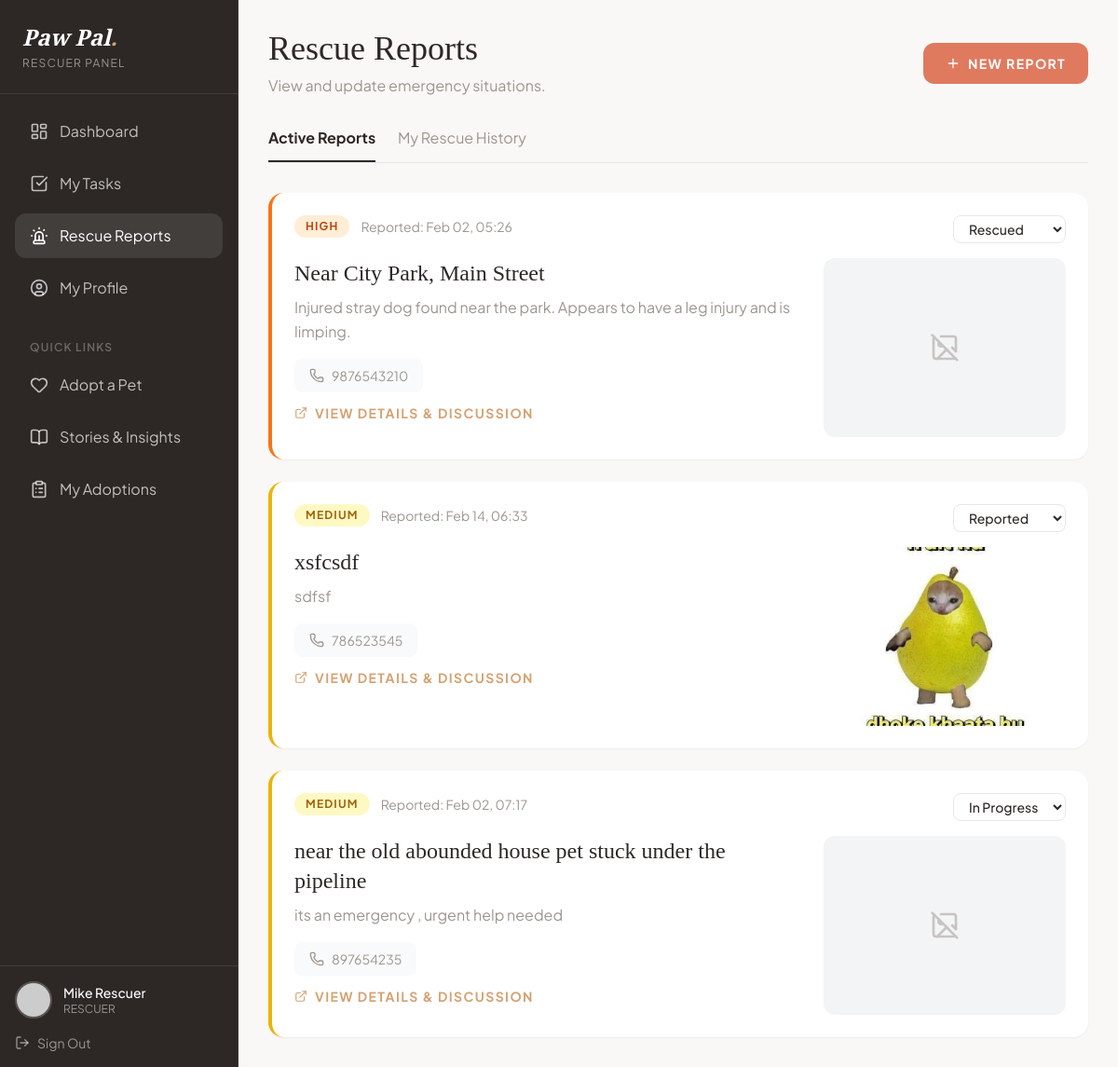
Before: /volunteer/rescues.php (signed in) with the older database file.
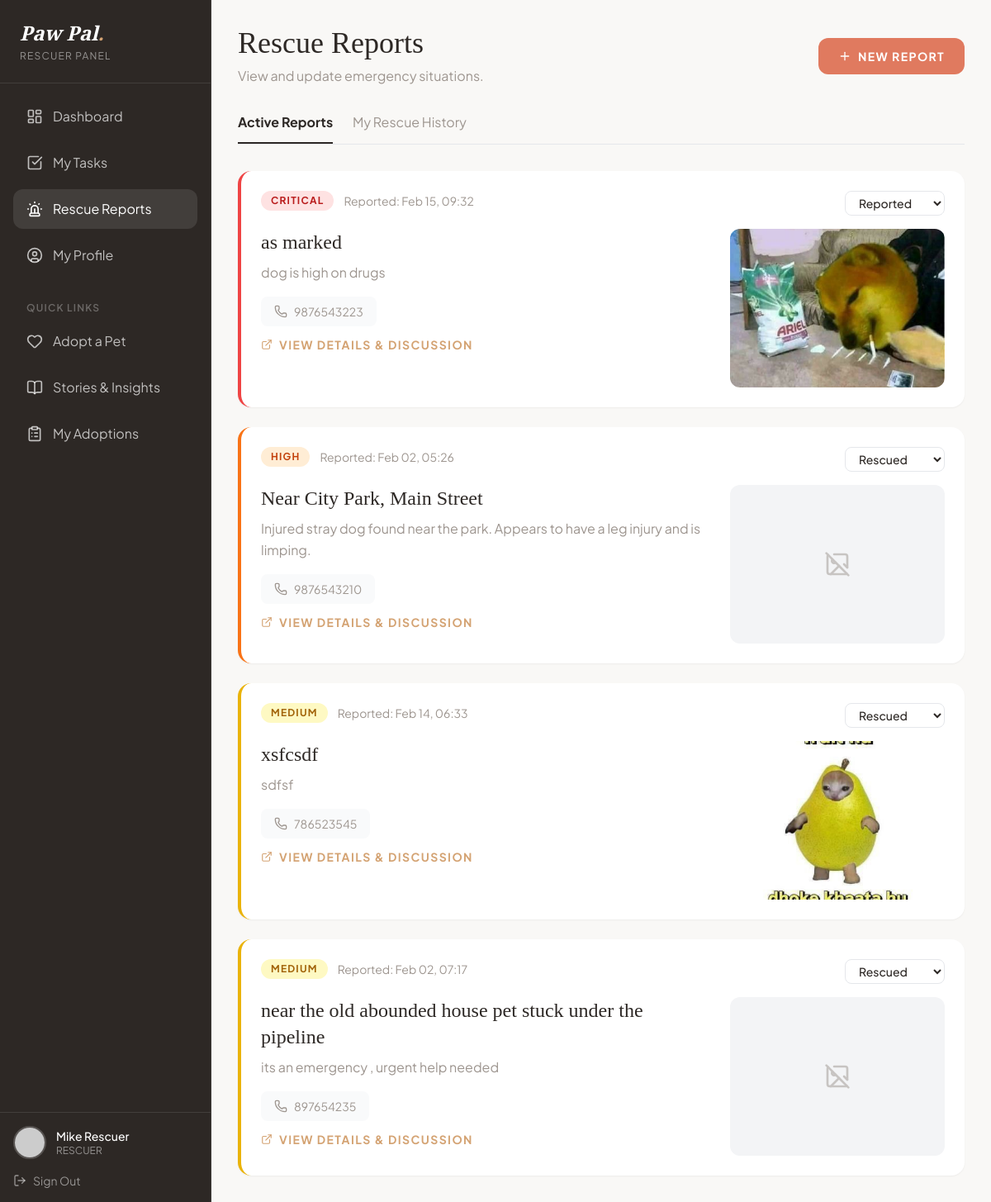
After: the same page with the newer database file.
### tables this page shows
CREATE TABLE `rescue_reports` (
  `id` int(11) NOT NULL,
  `reporter_id` int(11) DEFAULT NULL,
  `reporter_name` varchar(100) DEFAULT NULL,
  `contact_phone` varchar(20) DEFAULT NULL,
  `location` varchar(255) NOT NULL,
  `latitude` decimal(10,8) DEFAULT NULL,
  `longitude` decimal(11,8) DEFAULT NULL,
  `description` text NOT NULL,
  `animal_type` varchar(50) DEFAULT NULL,
  `urgency` enum('Low','Medium','High','Critical') DEFAULT 'Medium',
  `image` varchar(255) DEFAULT NULL,
  `status` enum('Reported','Assigned','In Progress','Rescued','Closed') DEFAULT 'Reported',
  `assigned_to` int(11) DEFAULT NULL,
  `reported_at` timestamp NOT NULL DEFAULT current_timestamp(),
  `updated_at` timestamp NOT NULL DEFAULT current_timestamp() ON UPDATE current_timestamp()
);

### volunteer/rescues.php (the view, shortened to what this page needs)
<?php
include '../config.php';
$rescues = $conn->query("SELECT * FROM rescue_reports ORDER BY urgency DESC, reported_at DESC");
include '../includes/header.php';
?>
<div class="flex min-h-screen">
    <?php include 'includes/sidebar.php'; ?>
    <main class="flex-1 p-8 overflow-y-auto">
        <div class="max-w-6xl mx-auto">
            <div class="mb-8 flex justify-between items-center">
                <div>
                    <h1 class="font-serif text-4xl mb-2">Rescue Reports</h1>
                    <p class="text-paw-gray">View and update emergency situations.</p>
                </div>
                <a href="../rescue.php"
                    class="inline-flex items-center gap-2 px-6 py-3 bg-paw-alert text-white rounded-xl text-sm uppercase tracking-widest font-bold hover:bg-paw-dark transition-colors">
                    <i data-lucide="plus" class="w-4 h-4"></i> New Report
                </a>
            </div>
            <div class="flex gap-6 mb-8 border-b border-gray-200">
                <button onclick="showTab('active')" id="tab-active"
                    class="pb-3 border-b-2 border-paw-dark font-bold text-paw-dark transition-colors">Active
                    Reports</button>
                <button onclick="showTab('history')" id="tab-history"
                    class="pb-3 border-b-2 border-transparent text-paw-gray hover:text-paw-dark transition-colors">My
                    Rescue History</button>
            </div>
            <div id="view-active" class="grid grid-cols-1 gap-6">
                <?php if ($rescues->num_rows > 0): ?>
                    <?php while ($rescue = $rescues->fetch_assoc()): ?>
                        <div
                            class="bg-white rounded-2xl shadow-sm overflow-hidden border-l-4
                                <?php echo $rescue['urgency'] === 'Critical' ? 'border-red-500' : ($rescue['urgency'] === 'High' ? 'border-orange-500' : 'border-yellow-500'); ?>">
                            <div class="p-6">
                                <div class="flex items-start justify-between mb-4">
                                    <div class="flex items-center gap-3">
                                        <span
                                            class="px-3 py-1 text-xs rounded-full font-bold uppercase tracking-widest
                                                <?php echo $rescue['urgency'] === 'Critical' ? 'bg-red-100 text-red-700' : ($rescue['urgency'] === 'High' ? 'bg-orange-100 text-orange-700' : 'bg-yellow-100 text-yellow-700'); ?>">
                                            <?php echo $rescue['urgency']; ?>
                                        </span>
                                        <span class="text-sm text-paw-gray">Reported:
                                            <?php echo date('M d, H:i', strtotime($rescue['reported_at'])); ?></span>
                                    </div>
                                    <form method="POST" class="status-form">
                                        <select name="status" onchange="handleStatusChange(this, <?php echo $rescue['id']; ?>)"
                                            class="text-sm border border-gray-200 rounded-lg px-3 py-1 bg-white focus:outline-none focus:border-paw-accent cursor-pointer font-medium">
                                            <option value="Reported" <?php echo $rescue['status'] === 'Reported' ? 'selected' : ''; ?>>Reported</option>
                                            <option value="In Progress" <?php echo $rescue['status'] === 'In Progress' ? 'selected' : ''; ?>>In Progress</option>
                                            <option value="Rescued" <?php echo $rescue['status'] === 'Rescued' ? 'selected' : ''; ?>>Rescued</option>
                                        </select>
                                    </form>
                                </div>
                                <div class="grid grid-cols-1 md:grid-cols-3 gap-6">
                                    <div class="md:col-span-2">
                                        <h3 class="font-serif text-2xl mb-2">
                                            <?php echo htmlspecialchars($rescue['location']); ?>
                                        </h3>
                                        <p class="text-paw-gray leading-relaxed mb-4">
                                            <?php echo htmlspecialchars($rescue['description']); ?>
                                        </p>
                                        <?php if (isset($rescue['contact_phone']) && $rescue['contact_phone']): ?>
                                            <div
                                                class="flex items-center gap-2 text-sm text-paw-gray bg-gray-50 px-4 py-2 rounded-lg w-fit">
                                                <i data-lucide="phone" class="w-4 h-4"></i>
                                                <?php echo htmlspecialchars($rescue['contact_phone']); ?>
                                            </div>
                                        <?php endif; ?>
                                        <a href="../rescue-details.php?id=<?php echo $rescue['id']; ?>"
                                            class="mt-3 inline-flex items-center gap-2 text-sm text-paw-accent hover:text-paw-dark font-bold uppercase tracking-widest transition-colors">
                                            <i data-lucide="external-link" class="w-3.5 h-3.5"></i> View Details & Discussion
                                        </a>
                                    </div>
                                    <div>
                                        <?php if ($rescue['image']): ?>
                                            <div class="w-full h-48 rounded-xl overflow-hidden">
                                                <img src="../uploads/rescues/<?php echo rawurlencode($rescue['image']); ?>"
                                                    class="w-full h-full object-cover" alt="Rescue Image">
                                            </div>
                                        <?php else: ?>
                                            <div
                                                class="w-full h-48 rounded-xl bg-gray-100 flex items-center justify-center text-paw-gray">
                                                <i data-lucide="image-off" class="w-8 h-8 opacity-50"></i>
                                            </div>
                                        <?php endif; ?>
                                    </div>
                                </div>
                            </div>
                        </div>
                    <?php endwhile; ?>
                <?php endif; ?>
            </div>
        </div>
    </main>
</div>
<?php include '../includes/footer.php'; ?>

### includes/header.php (shortened to what this page needs)
<!DOCTYPE html>
<html lang="en" class="scroll-smooth">
<head>
    <script src="https://cdn.tailwindcss.com"></script>
</head>
<body class="font-sans text-paw-dark antialiased selection:bg-paw-accent selection:text-white">

### volunteer/includes/sidebar.php (shortened to what this page needs)
<?php
$currentPage = basename($_SERVER['PHP_SELF']);
if (!isset($sidebarUser)) {
    $sidebarUser = null;
    if (isset($_SESSION['user_id']) && isset($conn)) {
        $suid = $_SESSION['user_id'];
        $suResult = $conn->query("SELECT * FROM users WHERE id=$suid");
        if ($suResult && $suResult->num_rows > 0) {
            $sidebarUser = $suResult->fetch_assoc();
        }
    }
}
$sidebarRole = isset($_SESSION['role']) ? $_SESSION['role'] : 'volunteer';
function volunteerSidebarLinkClass($page, $currentPage)
{
    if ($page === $currentPage) {
        return 'flex items-center gap-3 px-4 py-3 rounded-xl bg-white/10 text-white mb-2';
    }
    return 'flex items-center gap-3 px-4 py-3 rounded-xl text-white/70 hover:bg-white/5 hover:text-white mb-2 transition-colors';
}
?>
<aside class="w-64 bg-paw-dark text-white flex flex-col border-r border-white/10 hidden md:flex">
    <div class="p-6 border-b border-white/10">
        <a href="../index.php" class="font-serif text-2xl italic font-bold">Paw Pal<span
                class="text-paw-accent">.</span></a>
        <p class="text-xs text-white/50 mt-1 uppercase tracking-widest">
            <?php echo ucfirst($sidebarRole); ?> Panel
        </p>
    </div>
    <nav class="flex-1 p-4">
        <a href="index.php" class="<?php echo volunteerSidebarLinkClass('index.php', $currentPage); ?>">
            <i data-lucide="layout-dashboard" class="w-5 h-5"></i> Dashboard
        </a>
        <a href="tasks.php" class="<?php echo volunteerSidebarLinkClass('tasks.php', $currentPage); ?>">
            <i data-lucide="check-square" class="w-5 h-5"></i> My Tasks
        </a>
        <a href="rescues.php" class="<?php echo volunteerSidebarLinkClass('rescues.php', $currentPage); ?>">
            <i data-lucide="siren" class="w-5 h-5"></i> Rescue Reports
        </a>
        <a href="profile.php" class="<?php echo volunteerSidebarLinkClass('profile.php', $currentPage); ?>">
            <i data-lucide="user-circle" class="w-5 h-5"></i> My Profile
        </a>
        <div class="mt-8 mb-2 px-4 text-xs font-semibold text-white/30 uppercase tracking-widest">
            Quick Links
        </div>
        <a href="../adopt.php"
            class="flex items-center gap-3 px-4 py-3 rounded-xl text-white/70 hover:bg-white/5 hover:text-white mb-2 transition-colors">
            <i data-lucide="heart" class="w-5 h-5"></i> Adopt a Pet
        </a>
        <a href="../blogs.php"
            class="flex items-center gap-3 px-4 py-3 rounded-xl text-white/70 hover:bg-white/5 hover:text-white mb-2 transition-colors">
            <i data-lucide="book-open" class="w-5 h-5"></i> Stories & Insights
        </a>
        <a href="../public/index.php"
            class="flex items-center gap-3 px-4 py-3 rounded-xl text-white/70 hover:bg-white/5 hover:text-white mb-2 transition-colors">
            <i data-lucide="clipboard-list" class="w-5 h-5"></i> My Adoptions
        </a>
    </nav>
    <div class="p-4 border-t border-white/10">
        <?php if ($sidebarUser): ?>
            <div class="flex items-center gap-3 mb-4">
                <div class="w-10 h-10 rounded-full overflow-hidden border-2 border-white/20">
                    <img src="<?php
                    $imgSrc = 'https://api.dicebear.com/9.x/toon-head/svg?seed=' . urlencode($sidebarUser['username']);
                    echo $imgSrc;
                    ?>" class="w-full h-full object-cover">
                </div>
                <div>
                    <p class="text-sm font-medium">
                        <?php echo htmlspecialchars($_SESSION['username']); ?>
                    </p>
                    <p class="text-xs text-white/50 uppercase">
                        <?php echo ucfirst($sidebarRole); ?>
                    </p>
                </div>
            </div>
        <?php endif; ?>
        <a href="../logout.php"
            class="flex items-center gap-2 text-white/50 hover:text-white text-sm transition-colors">
            <i data-lucide="log-out" class="w-4 h-4"></i> Sign Out
        </a>
    </div>
</aside>

### includes/footer.php (shortened to what this page needs)
</body>
</html>

### includes/header.php (style rules this page uses)
body { background-color: #F9F8F6; overflow-x: hidden; }

Changed rows visible on the page:
added rescue_reports: urgency "CRITICAL", reported_at "Feb 15, 09:32", status "Reported", location "as marked", description "dog is high on drugs", contact_phone "9876543223", image (picture)
changed rescue_reports "xsfcsdf": status "Reported" → "Rescued"
changed rescue_reports "near the old abounded house pet stuck under the pipeline": status "In Progress" → "Rescued"
